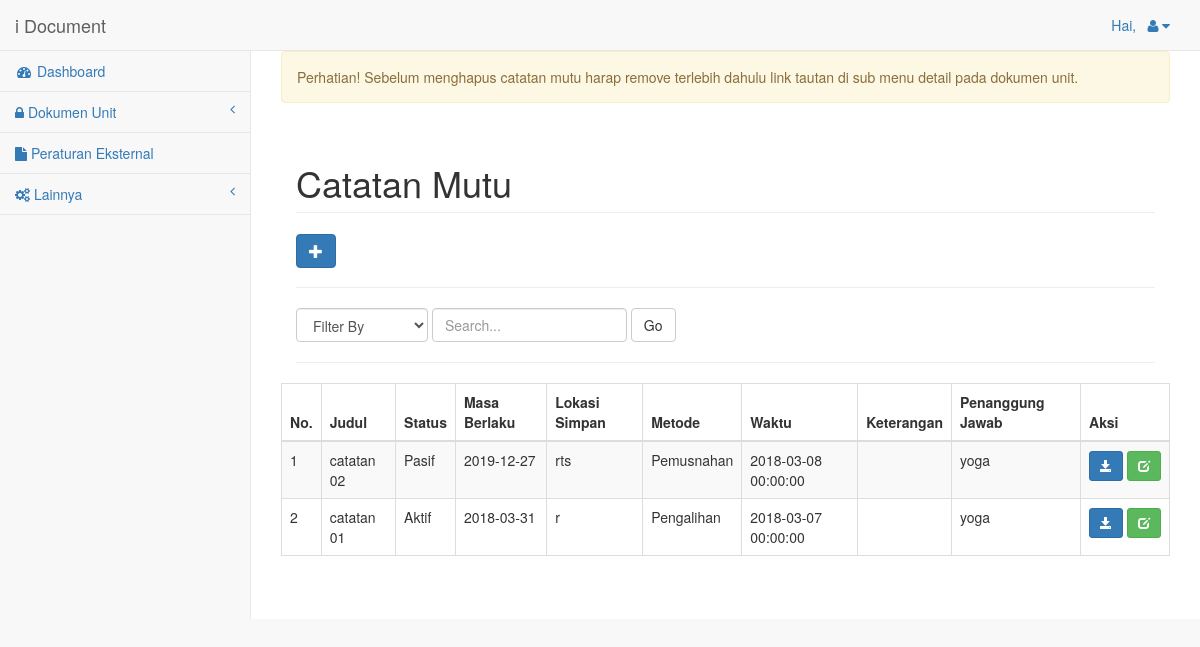
Before: /index.php/staff/buatCatatanMutu with the older database file.
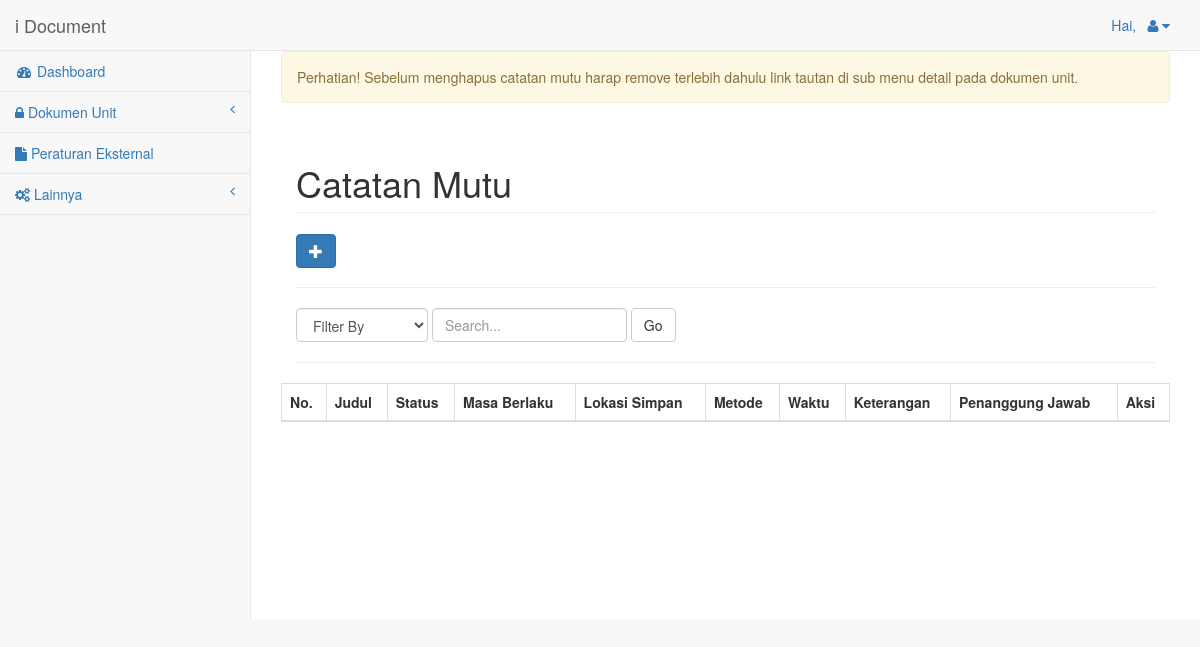
After: the same page with the newer database file.
### tables this page shows
CREATE TABLE `catatan_mutu` (
  `id_catatan` int(3) NOT NULL AUTO_INCREMENT,
  `judul` varchar(255) DEFAULT NULL,
  `id_status_cm` int(3) DEFAULT NULL,
  `masa_berlaku` date DEFAULT NULL,
  `lokasi_simpan` varchar(50) DEFAULT NULL,
  `file` varchar(255) DEFAULT NULL,
  `keterangan` text,
  `entry_date` datetime DEFAULT NULL,
  `id_metode` int(3) DEFAULT NULL,
  `id_admin` int(10) DEFAULT NULL,
  PRIMARY KEY (`id_catatan`),
  KEY `id_metode` (`id_metode`),
  KEY `status_cm` (`id_status_cm`),
  KEY `id_admin` (`id_admin`),
  CONSTRAINT `catatan_mutu_ibfk_2` FOREIGN KEY (`id_metode`) REFERENCES `metode` (`id_metode`),
  CONSTRAINT `catatan_mutu_ibfk_3` FOREIGN KEY (`id_status_cm`) REFERENCES `status_cm` (`id_status_cm`),
  CONSTRAINT `catatan_mutu_ibfk_4` FOREIGN KEY (`id_admin`) REFERENCES `tb_admin` (`id_admin`)
);

CREATE TABLE `status_cm` (
  `id_status_cm` int(3) NOT NULL,
  `status_cm` varchar(25) DEFAULT NULL,
  PRIMARY KEY (`id_status_cm`)
);

CREATE TABLE `metode` (
  `id_metode` int(3) NOT NULL,
  `metode` varchar(50) DEFAULT NULL,
  PRIMARY KEY (`id_metode`)
);

### application/controllers/Staff.php (called while the page is built, shortened)
<?php if ( ! defined('BASEPATH')) exit('No direct script access allowed');
class Staff extends CI_Controller {
	public function __construct(){
		$this->load->model('model_peraturan');
		$this->load->model('model_dokumen_baru');
		$this->load->model('model_catatan_mutu');
		$this->load->model('model_login');
		 $this->load->helper('url');
		  $this->load->library('form_validation');
		  $this->load->library('session');
	}
	public function buatCatatanMutu(){
		$data['title']='Catatan Baru';
		$data['status_cm']=$this->model_catatan_mutu->get_status_cm();
		$data['metode']=$this->model_catatan_mutu->get_metode();
		$data['catatan_mutu']=$this->model_catatan_mutu->get_catatan();
		$data['tb_dokumen_baru']=$this->model_catatan_mutu->get_dokumen_terkait();
		$filter=$this->input->post('filter');
		$field=$this->input->post('field');
		$search=$this->input->post('search');
		if (isset($filter) && !empty($search)) {
           $data['catatan_mutu'] = $this->model_catatan_mutu->getCatatanWhereLike($field, $search);
        } else {
            $data['catatan_mutu'] = $this->model_catatan_mutu->get_catatan();
        }
		$this->load->view('staff/header',$data);
		$this->load->view('staff/catatanMutu',$data);
	}
}

### index.php (called while the page is built, shortened)
<?php
require_once BASEPATH.'core/CodeIgniter.php';

### application/models/model_catatan_mutu.php (called while the page is built, shortened)
<?php
class model_catatan_mutu extends CI_Model{
    function get_catatan(){
        $query=$this->db->query('
        SELECT
        catatan_mutu.id_catatan,
        catatan_mutu.judul,
        status_cm.status_cm,
        catatan_mutu.masa_berlaku,
        catatan_mutu.lokasi_simpan,
        catatan_mutu.`file`,
        catatan_mutu.keterangan,
        catatan_mutu.entry_date,
        metode.metode,
        tb_admin.nama,
        unit.unit
        FROM
        catatan_mutu
        Inner Join tb_admin ON catatan_mutu.id_admin = tb_admin.id_admin
        Inner Join unit ON tb_admin.id_unit = unit.id_unit
        Inner Join status_cm ON status_cm.id_status_cm = catatan_mutu.id_status_cm
        Inner Join metode ON metode.id_metode = catatan_mutu.id_metode
        order by id_catatan desc
        ');
        return $query->result_array();
    }
}
?>

### application/views/staff/catatanMutu.php (the view, shortened to what this page needs)
        <div id="page-wrapper">
             <div class="alert alert-warning">
                    Perhatian! Sebelum menghapus catatan mutu harap remove terlebih dahulu link tautan di sub menu detail pada dokumen unit</a>.
                </div>
            <div class="col-lg-12">
                <h1 class="page-header">Catatan Mutu</h1>
                <div class="page-body">
                     <a href="#" class="btn btn-md btn-primary glyphicon glyphicon-plus" data-toggle="modal" data-target="#modalCatatan"></a>
                </div>
                <hr>
                <form class="form-inline" action="<?php echo base_url('staff/buatCatatanMutu');?>" method="post">
                    <select class="form-control" name="field">
                        <option selected="selected" disabled="disabled" value="">Filter By</option>
                    </select>
                    <input class="form-control" type="text" name="search" value="" placeholder="Search...">
                    <input class="btn btn-default" type="submit" name="filter" value="Go">
                </form>
                <hr>
            </div>
                <table width="100%" class="table table-striped table-bordered table-hover" id="dataTables-example">
                <thead>
                    <tr>
                        <th align="center">No.</th>
                        <th data-field="judul">Judul</th>
                        <th data-field="status_cm">Status</th>
                        <th data-field="masa_simpan">Masa Berlaku</th>
                        <th data-field="lokasi_simpan">Lokasi Simpan</th>
                        <th data-field="metode">Metode</th>
                        <th data-field="entry_date">Waktu</th>
                        <th data-field="keterangan">Keterangan</th>
                        <th data-field="nama_admin">Penanggung Jawab</th>
                        <th colspan="1">Aksi</th>
                    </tr>
                </thead>
                <tbody>
                    <?php $no=1;
                    foreach($catatan_mutu as $c) { ?>
                    <tr>
                        <td><?php echo $no++; ?></td>
                        <td><?php echo $c['judul']; ?></td>
                        <td><?php echo $c['status_cm']; ?></td>
                        <td><?php echo $c['masa_berlaku']; ?></td>
                        <td><?php echo $c['lokasi_simpan']; ?></td>
                        <td><?php echo $c['metode']; ?></td>
                        <td><?php echo $c['entry_date']; ?></td>
                        <td><?php echo $c['keterangan']; ?></td>
                        <td><?php echo $c['nama']; ?></td>
                        <td style="white-space: nowrap;">
                            <a href="<?php echo base_url('staff/downloadCM/'.$c['id_catatan']);?>" class="glyphicon glyphicon-save btn btn-sm btn-primary"></a>
                            <a href="<?php echo base_url('staff/editCatatan/'.$c['id_catatan']);?>" class="glyphicon glyphicon-edit btn btn-sm btn-success"></a>
                        </td>
                    </tr>
                    <?php } ?>
                </tbody>
            </table>
            </div>
        </div>
</body>

### application/views/staff/header.php (shortened to what this page needs)
<!DOCTYPE html>
<html lang="en">
<head>
    <link href="<?php echo base_url('assets/vendor/bootstrap/css/bootstrap.min.css');?>" rel="stylesheet">
    <link href="<?php echo base_url('assets/vendor/metisMenu/metisMenu.min.css');?>" rel="stylesheet">
    <link href="<?php echo base_url('assets/dist/css/sb-admin-2.css');?>" rel="stylesheet">
    <link href="<?php echo base_url('assets/vendor/morrisjs/morris.css');?>" rel="stylesheet">
    <link href="<?php echo base_url('assets/vendor/font-awesome/css/font-awesome.min.css');?>" rel="stylesheet" type="text/css">
    <link href="<?php echo base_url('assets/vendor/datatables-plugins/dataTables.bootstrap.css');?>" rel="stylesheet">
    <link href="<?php echo base_url('assets/vendor/datatables-responsive/dataTables.responsive.css');?>" rel="stylesheet">
</head>
<body>
    <div id="wrapper">
        <nav class="navbar navbar-default navbar-static-top" role="navigation" style="margin-bottom: 0">
            <div class="navbar-header">
                <a class="navbar-brand" href="index.html">i&nbsp;Document</a>
            </div>
            <ul class="nav navbar-top-links navbar-right">
                <li class="dropdown">
                    <a class="dropdown-toggle" data-toggle="dropdown" href="#">
                         Hai, <?php echo $this->session->userdata('nama');?>&nbsp;<i class="fa fa-user fa-fw"></i><i class="fa fa-caret-down"></i>
                    </a>
                </li>
            </ul>
            <div class="navbar-default sidebar" role="navigation">
                <div class="sidebar-nav navbar-collapse">
                    <ul class="nav" id="side-menu">
                        <li>
                            <a href="<?php echo base_url('staff');?>"><i class="fa fa-dashboard fa-fw"></i> Dashboard</a>
                        </li>
                        <li>
                            <a href="#"><i class="fa fa-lock"></i> Dokumen Unit<span class="fa arrow"></span></a>
                        </li>
                        <li>
                            <a href="<?php echo base_url('staff/buatPeraturan');?>"><i class="fa fa-file"></i> Peraturan Eksternal</a>
                        </li>
                        <li>
                            <a href="#"><i class="fa fa-cogs"></i> Lainnya<span class="fa arrow"></span></a>
                        </li>
                    </ul>
                </div>
            </div>
        </nav>

Changed rows visible on the page:
removed catatan_mutu: judul "catatan 02", id_status_cm.status_cm "Pasif", masa_berlaku "2019-12-27", lokasi_simpan "rts", id_metode.metode "Pemusnahan", entry_date "2018-03-08 00:00:00", id_admin.nama "yoga"
removed catatan_mutu: judul "catatan 01", id_status_cm.status_cm "Aktif", masa_berlaku "2018-03-31", lokasi_simpan "r", id_metode.metode "Pengalihan", entry_date "2018-03-07 00:00:00", id_admin.nama "yoga"
